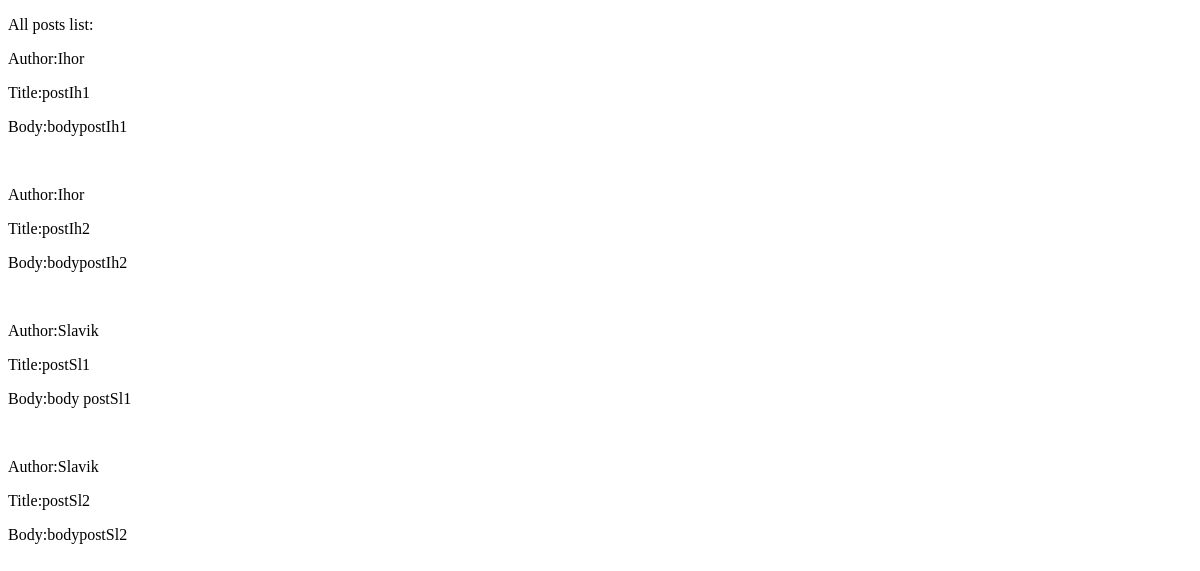
/posts/allposts/, run on an earlier commit of the app's database.
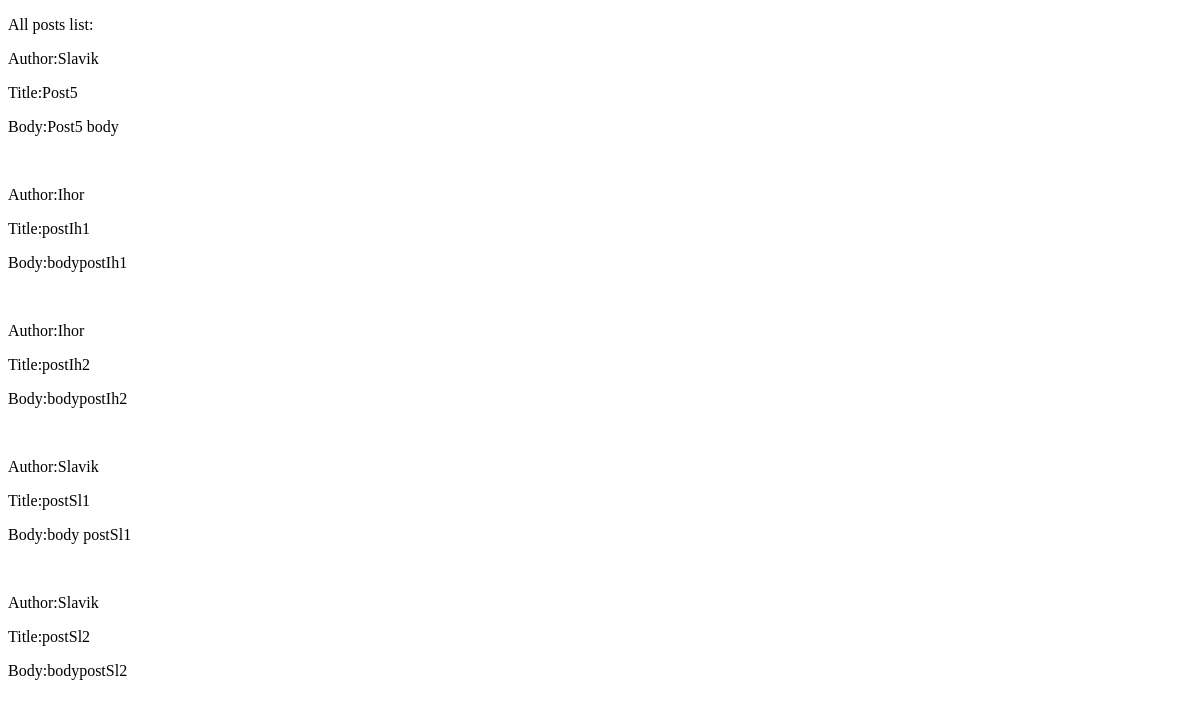
And on a later commit of the database.
### posts/models.py (models this page shows)
class Post(models.Model):
    author = ForeignKey(User, related_name='posts', on_delete=CASCADE)
    title = models.CharField(max_length=100)
    body = models.TextField(max_length=1000)

class User(AbstractUser):
    following = models.ManyToManyField('self', related_name='followers', blank=True, symmetrical=False)
    def __str__(self):
        return str(self.username)

### posts/views.py (the view)
# urls.py: path('allposts/', views.AllPostsView.as_view(), name='allposts'),
class AllPostsView(ListView):
    template_name = "allposts.html"
    def get_queryset(self):
        queryset = Post.objects.all().order_by('title')
        return queryset
    def get_context_data(self, **kwargs):
        context = super().get_context_data(**kwargs)
        context['posts'] = self.get_queryset()
        return context

### posts/templates/allposts.html (shortened to what this page needs)
<!DOCTYPE html>
<html lang="en">
<head>
</head>
<body>
    <p>All posts list:</p>
    {% for post in posts %}
        <p>Author:{{post.author}}</p>
        <p>Title:{{post.title}}</p>
        <p>Body:{{post.body}}</p>
        <br>
    {% endfor %}
</body>
</html>

What changed in the data, as far as the page shows it:
added Post: author "Slavik", title "Post5", body "Post5 body"
